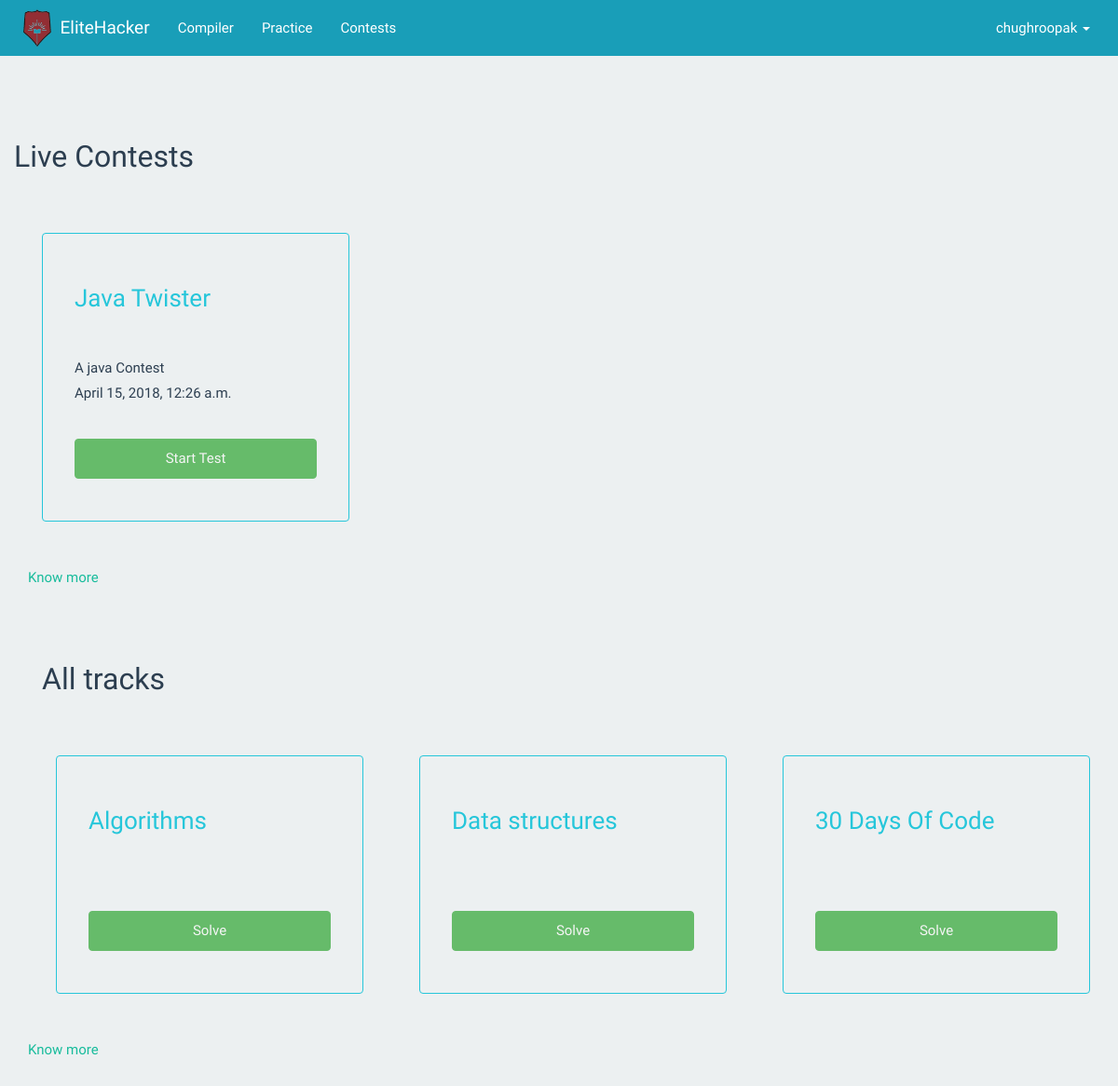
The app's page / (signed in) with its own data.
### contests/models.py (models this page shows, shortened)
class Contest(models.Model):
    title = models.CharField(max_length=200)
    description = models.TextField(blank=True)
    start_date = models.DateTimeField()
    end_date = models.DateTimeField()
    image = models.CharField(blank=True,null=True,max_length=1000)
    def status(self,user):
        if  timezone.now()<self.start_date:
            return 0
        elif self.start_date<=timezone.now()< self.end_date:
            return 1
        else:
            self.end_contest(user)
            return -1

### practice/models.py (models this page shows, shortened)
class Track(models.Model):
    title = models.CharField(max_length=200)
    image = models.CharField(max_length=1000,blank=True,null=True)

### userprofile/views.py (the view)
# urls.py: 2. Add a URL to urlpatterns:  url(r'^$', views.home, name='home')
def home(request):
    context={}
    contests = Contest.objects.all()
    live = []
    upcoming = []
    for contest in contests:
        if len(live+upcoming)>4:break
        if contest.status(request.user) == 1:
            live.append(contest)
        elif contest.status(request.user) == 0:
            upcoming.append(contest)
    if len(live)!=0:
        context['live_contests'] = live
    if len(upcoming)!=0:
        context['upcoming_contests'] = upcoming
    context['contests'] = contests
    track = Track.objects.all()[:3]
    context['track'] = track
    return render(request,'home.html',context)

### userprofile/templates/home.html
{% extends 'base.html' %}
{% block content %}
    {% if live_contests or upcoming_contests %}
        {% include 'contests_content.html' %}
        <div class="container"><a href="{% url 'contests' %}">Know more</a></div>
    {% endif %}
    {% if track %}
        {% include 'all_tracks.html' %}
        <div class="container"><a href="{% url 'alltracks' %}">Know more</a></div>
    {% endif %}
{% endblock %}

### compiler/templates/base.html (shortened to what this page needs)
<!DOCTYPE HTML PUBLIC "-//W3C//DTD HTML 4.01 Transitional//EN"
        "http://www.w3.org/TR/html4/loose.dtd">
<html>
<head>
    {% load staticfiles %}
    <link href="{% static 'compiler/css/bootstrap.min.css' %}" rel="stylesheet" type="text/css"/>
    <link href="{% static 'compiler/css/theme.css' %}" rel="stylesheet" type="text/css"/>
</head>
<body>
   <nav  class="navbar navbar-inverse navbar-fixed-top" style="background: #199EB8">
      <div class="container">
        <div class="navbar-header">
          <a style="padding:0" class="navbar-brand" href="/">
              <img style="padding:10px;" src="{% static 'compiler/image/DY_PATIL_LOGO.png' %}" height="100%"/>
          </a>
          <a class="navbar-brand" href="/">EliteHacker</a>
        </div>
        <div id="navbar" class="collapse navbar-collapse">
          <ul class="nav navbar-nav">
            <li><a href="{% url 'compiler' %}">Compiler</a></li>
            <li><a href="{% url 'alltracks' %}">Practice</a></li>
            <li><a href="{% url 'contests' %}">Contests</a></li>
          </ul>
          <ul class="nav navbar-nav navbar-right">
            {% if user.is_authenticated %}
                <li class="dropdown">
                    <a href="#" class="dropdown-toggle" data-toggle="dropdown" role="button" aria-haspopup="true" aria-expanded="false">{{ user.username}} <span class="caret"></span></a>
                </li>
             {% else %}
                <li><a href="{% url 'account_login' %}">Login</a></li>
            {% endif %}
        </div>
      </div>
    </nav>
<div class="container-fluid">
        {% block content %}
        {% endblock %}
</div>
</body>
</html>

### contests/templates/contests_content.html (shortened to what this page needs)
<div class="container contests-container">
    {% if live_contests or upcoming_contests or past_contests %}
        {% if live_contests %}
            <div class="row">
                <h2 class="primary-heading">Live Contests</h2>
                {% for contest in live_contests %}
                    <div class="col-sm-6 col-md-4">
                        <div class="thumbnail contest">
                            <div class="caption">
                                <h3>{{ contest.title }}</h3>
                                <h5>{{ contest.description }}</h5>
                                <h5>{{ contest.start_date }}</h5>
                                <p><a class="btn btn-primary solve-question-button" id="{{ contest.id }}"
                                      href="{% url 'contest_detail' contest.id %}"> </a></p>
                            </div>
                        </div>
                    </div>
                {% endfor %}
            </div>
        {% endif %}
    {% else %}
        <h2 class="primary-heading">No contests available</h2>
    {% endif %}
</div>

### practice/templates/all_tracks.html (shortened to what this page needs)
{% extends "base.html" %}
{% block content %}
    <div class="container tracks-container">
        <h2 class="primary-heading">All tracks</h2>
        <div class="row">
            {% for t in track %}
              <div class="col-sm-6 col-md-4">
                <div class="thumbnail    track">
                  <div class="caption">
                    <h3>{{ t.title }}</h3>
                    <p><a href="{% url 'track' t.id %}" class="btn btn-primary solve-question-button" role="button">Solve</a></p>
                  </div>
                </div>
              </div>
            {% endfor %}
        </div>
    </div>
{% endblock %}

### compiler/static/compiler/css/theme.css (style rules this page uses)
body { font-family: 'Quicksand', sans-serif !important; padding-top: 70px; padding-bottom: 30px; background-color:#ecf0f1; }
body * { font-family: 'Quicksand', sans-serif; }
* { -webkit-transition-duration: 0.2s; -moz-transition-duration: 0.2s; -ms-transition-duration: 0.2s; -o-transition-duration: 0.2s; transition-duration: 0.2s; }
.btn-primary-outline:hover,.solve-question-button,.solve-question-button:hover { background: #66BB6A; color: #F5F5F5; border: 1px solid #66BB6A; }
.question,.track,.contest { padding: 25px; margin-bottom: 50px; background: transparent !important; font-size: 1.3em; font-weight: bolder; border: 1px solid #26C6DA; }
.question .question-name span,.track h3,.contest h3 { color: #26C6DA; }
.tracks-container .row .col-md-4,.contests-container .row .col-md-4 { padding-left: 30px; padding-right: 30px; }
.tracks-container,.contests-container { margin-top: 4em; }
.tracks-container .primary-heading,.contests-container .primary-heading { margin-bottom: 2em; }
.track h3 ,.contest h3 { margin-bottom: 2em; }
.track p a,.contest p a { margin-top:2em; width:100%; }

### records on screen
Contest: title "Java Twister", description "A java Contest", start_date "April 15, 2018, 12:26 a.m."
Track: title "Algorithms"
Track: title "Data structures"
Track: title "30 Days Of Code"

### other values on screen
{{ user.username }} "chughroopak"
